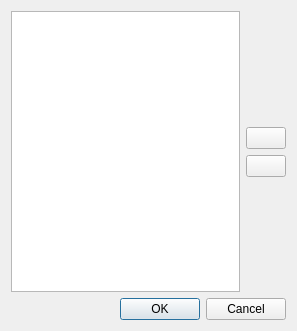
<?xml version="1.0" encoding="UTF-8"?>
<ui version="4.0">
 <class>WQtEditDynamicEnumsDlg</class>
 <widget class="QDialog" name="WQtEditDynamicEnumsDlg">
  <property name="geometry">
   <rect>
    <x>0</x>
    <y>0</y>
    <width>297</width>
    <height>331</height>
   </rect>
  </property>
  <property name="windowTitle">
   <string>Edit Enum Values</string>
  </property>
  <layout class="QVBoxLayout" name="verticalLayout_2">
   <item>
    <layout class="QHBoxLayout" name="horizontalLayout">
     <item>
      <widget class="QListWidget" name="EnumValues">
       <property name="sortingEnabled">
        <bool>false</bool>
       </property>
      </widget>
     </item>
     <item>
      <layout class="QVBoxLayout" name="verticalLayout">
       <item>
        <spacer name="verticalSpacer_2">
         <property name="orientation">
          <enum>Qt::Orientation::Vertical</enum>
         </property>
         <property name="sizeHint" stdset="0">
          <size>
           <width>20</width>
           <height>40</height>
          </size>
         </property>
        </spacer>
       </item>
       <item>
        <widget class="QPushButton" name="ButtonAdd">
         <property name="toolTip">
          <string>Add enum string</string>
         </property>
         <property name="text">
          <string/>
         </property>
         <property name="icon">
          <iconset resource="../../../Tools/Libs/GuiFoundation/QtResources/resources.qrc">
           <normaloff>:/GuiFoundation/Icons/Add.svg</normaloff>:/GuiFoundation/Icons/Add.svg</iconset>
         </property>
        </widget>
       </item>
       <item>
        <widget class="QPushButton" name="ButtonRemove">
         <property name="toolTip">
          <string>Remove selected string</string>
         </property>
         <property name="text">
          <string/>
         </property>
         <property name="icon">
          <iconset resource="../../../Tools/Libs/GuiFoundation/QtResources/resources.qrc">
           <normaloff>:/GuiFoundation/Icons/Delete.svg</normaloff>:/GuiFoundation/Icons/Delete.svg</iconset>
         </property>
        </widget>
       </item>
       <item>
        <spacer name="verticalSpacer">
         <property name="orientation">
          <enum>Qt::Orientation::Vertical</enum>
         </property>
         <property name="sizeHint" stdset="0">
          <size>
           <width>20</width>
           <height>40</height>
          </size>
         </property>
        </spacer>
       </item>
      </layout>
     </item>
    </layout>
   </item>
   <item>
    <widget class="QDialogButtonBox" name="Buttons">
     <property name="standardButtons">
      <set>QDialogButtonBox::StandardButton::Cancel|QDialogButtonBox::StandardButton::Ok</set>
     </property>
    </widget>
   </item>
  </layout>
 </widget>
 <resources>
  <include location="../../../Tools/Libs/GuiFoundation/QtResources/resources.qrc"/>
  <include location="../QtResources/resources.qrc"/>
 </resources>
 <connections/>
</ui>
